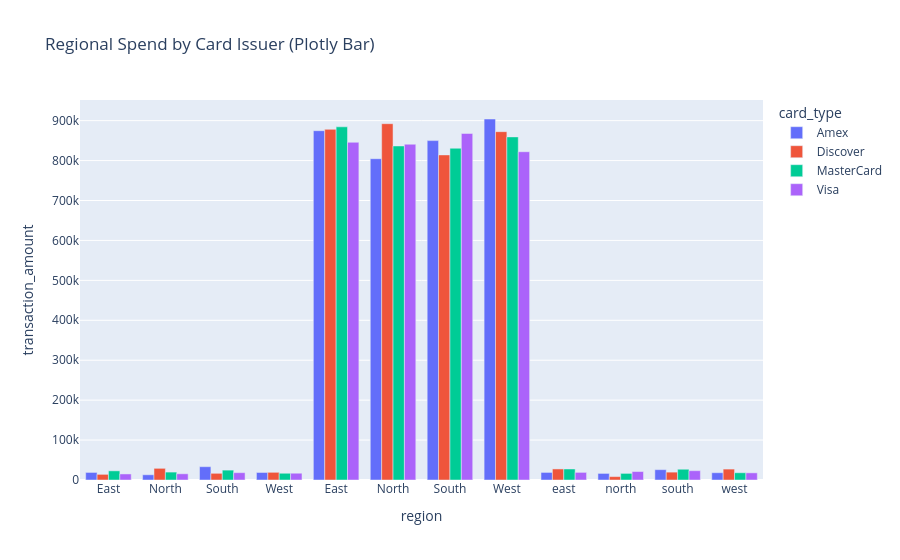

Source (notebook cell):
### Markdown cell above
### 🔹 Interactive Bar Chart: `px.bar()`
- **What it does:** Creates interactive vertical or horizontal bar charts with grouped or stacked categorical representations.
- **Syntax:** `plotly.express.bar(data_frame=None, x=None, y=None, color=None, pattern_shape=None, facet_row=None, facet_col=None, facet_col_wrap=0, hover_name=None, hover_data=None, custom_data=None, text=None, base=None, error_x=None, error_x_minus=None, error_y=None, error_y_minus=None, animation_frame=None, animation_group=None, category_orders=None, labels=None, color_discrete_sequence=None, color_discrete_map=None, color_continuous_scale=None, range_color=None, color_continuous_midpoint=None, pattern_shape_sequence=None, pattern_shape_map=None, opacity=None, orientation=None, barmode='relative', log_x=False, log_y=False, range_x=None, range_y=None, text_auto=False, title=None, template=None, width=None, height=None)`
- **Key Note:** Setting `barmode='group'` creates side-by-side comparative bars.
- **Dataset Application & Code Demonstration:** Applies Interactive Bar Chart on fintech records using columns `card_type`, `region`, `transaction_amount` to demonstrate real-world execution.

### Code cell
reg_summary = df.groupby(['region', 'card_type'])['transaction_amount'].sum().reset_index()

fig = px.bar(reg_summary, x='region', y='transaction_amount', color='card_type', barmode='group', title='Regional Spend by Card Issuer (Plotly Bar)')
fig.show()

### Figure 1 — Plotly figure (JSON) as saved in the notebook; plotly's stock layout.template omitted (floating-point values rounded to 4 significant figures)
{"data": [{"alignmentgroup": "True", "hovertemplate": "card_type=Amex<br>region=%{x}<br>transaction_amount=%{y}<extra></extra>", "legendgroup": "Amex", "marker": {"color": "#636efa", "pattern": {"shape": ""}}, "name": "Amex", "offsetgroup": "Amex", "orientation": "v", "showlegend": true, "textposition": "auto", "type": "bar", "x": [" East ", " North ", " South ", " West ", "East", "North", "South", "West", "east", "north", "south", "west"], "xaxis": "x", "y": [18950.0, 13090.0, 33340.0, 18830.0, 874800.0, 804700.0, 850000.0, 904100.0, 19000.0, 16490.0, 25910.0, 18250.0], "yaxis": "y"}, {"alignmentgroup": "True", "hovertemplate": "card_type=Discover<br>region=%{x}<br>transaction_amount=%{y}<extra></extra>", "legendgroup": "Discover", "marker": {"color": "#EF553B", "pattern": {"shape": ""}}, "name": "Discover", "offsetgroup": "Discover", "orientation": "v", "showlegend": true, "textposition": "auto", "type": "bar", "x": [" East ", " North ", " South ", " West ", "East", "North", "South", "West", "east", "north", "south", "west"], "xaxis": "x", "y": [14160.0, 29240.0, 16760.0, 19230.0, 878300.0, 892400.0, 814200.0, 872400.0, 27690.0, 8521.0, 19720.0, 27340.0], "yaxis": "y"}, {"alignmentgroup": "True", "hovertemplate": "card_type=MasterCard<br>region=%{x}<br>transaction_amount=%{y}<extra></extra>", "legendgroup": "MasterCard", "marker": {"color": "#00cc96", "pattern": {"shape": ""}}, "name": "MasterCard", "offsetgroup": "MasterCard", "orientation": "v", "showlegend": true, "textposition": "auto", "type": "bar", "x": [" East ", " North ", " South ", " West ", "East", "North", "South", "West", "east", "north", "south", "west"], "xaxis": "x", "y": [22960.0, 19800.0, 24780.0, 16890.0, 884600.0, 836600.0, 830900.0, 859300.0, 27600.0, 16540.0, 26950.0, 18200.0], "yaxis": "y"}, {"alignmentgroup": "True", "hovertemplate": "card_type=Visa<br>region=%{x}<br>transaction_amount=%{y}<extra></extra>", "legendgroup": "Visa", "marker": {"color": "#ab63fa", "pattern": {"shape": ""}}, "name": "Visa", "offsetgroup": "Visa", "orientation": "v", "showlegend": true, "textposition": "auto", "type": "bar", "x": [" East ", " North ", " South ", " West ", "East", "North", "South", "West", "east", "north", "south", "west"], "xaxis": "x", "y": [15150.0, 15540.0, 18330.0, 16980.0, 845800.0, 841000.0, 867900.0, 822200.0, 19100.0, 21150.0, 23330.0, 17930.0], "yaxis": "y"}], "layout": {"barmode": "group", "legend": {"title": {"text": "card_type"}, "tracegroupgap": 0}, "title": {"text": "Regional Spend by Card Issuer (Plotly Bar)"}, "xaxis": {"anchor": "y", "domain": [0.0, 1.0], "title": {"text": "region"}}, "yaxis": {"anchor": "x", "domain": [0.0, 1.0], "title": {"text": "transaction_amount"}}}}
